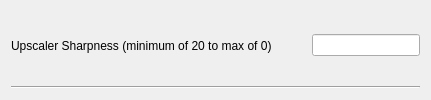
                <widget class="QWidget" name="widget__15_upscalerSharpness" native="true">
                 <property name="sizePolicy">
                  <sizepolicy hsizetype="Preferred" vsizetype="Maximum">
                   <horstretch>0</horstretch>
                   <verstretch>0</verstretch>
                  </sizepolicy>
                 </property>
                 <layout class="QVBoxLayout" name="verticalLayout_15">
                  <item>
                   <widget class="QWidget" name="widget_28" native="true">
                    <property name="sizePolicy">
                     <sizepolicy hsizetype="Preferred" vsizetype="Minimum">
                      <horstretch>0</horstretch>
                      <verstretch>0</verstretch>
                     </sizepolicy>
                    </property>
                    <layout class="QHBoxLayout" name="horizontalLayout_15" stretch="0,0,0">
                     <property name="spacing">
                      <number>0</number>
                     </property>
                     <property name="leftMargin">
                      <number>0</number>
                     </property>
                     <property name="topMargin">
                      <number>0</number>
                     </property>
                     <property name="rightMargin">
                      <number>0</number>
                     </property>
                     <property name="bottomMargin">
                      <number>0</number>
                     </property>
                     <item>
                      <widget class="QLabel" name="label_13">
                       <property name="text">
                        <string>Upscaler Sharpness (minimum of 20 to max of 0)</string>
                       </property>
                      </widget>
                     </item>
                     <item>
                      <spacer name="horizontalSpacer_14">
                       <property name="orientation">
                        <enum>Qt::Orientation::Horizontal</enum>
                       </property>
                       <property name="sizeHint" stdset="0">
                        <size>
                         <width>40</width>
                         <height>20</height>
                        </size>
                       </property>
                      </spacer>
                     </item>
                     <item>
                      <widget class="QLineEdit" name="lineEdit_upscalerSharpness">
                       <property name="sizePolicy">
                        <sizepolicy hsizetype="Fixed" vsizetype="Fixed">
                         <horstretch>0</horstretch>
                         <verstretch>0</verstretch>
                        </sizepolicy>
                       </property>
                       <property name="toolTip">
                        <string/>
                       </property>
                       <property name="maxLength">
                        <number>2</number>
                       </property>
                       <property name="placeholderText">
                        <string/>
                       </property>
                      </widget>
                     </item>
                    </layout>
                   </widget>
                  </item>
                  <item>
                   <widget class="Line" name="line_14">
                    <property name="orientation">
                     <enum>Qt::Orientation::Horizontal</enum>
                    </property>
                   </widget>
                  </item>
                 </layout>
                </widget>
